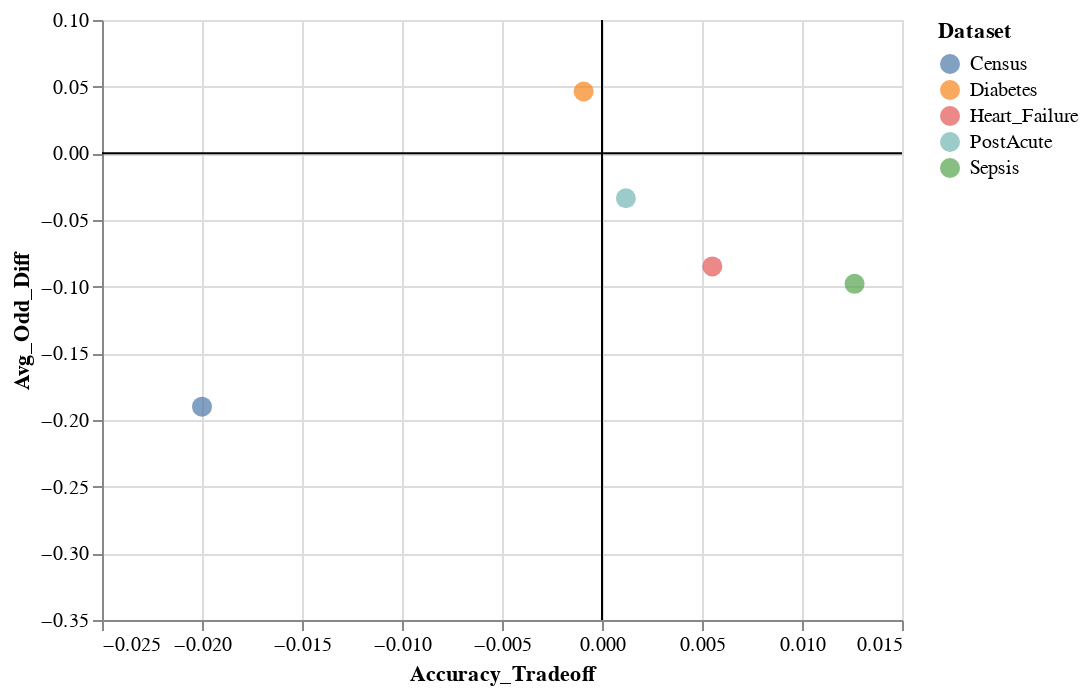

The code cell stored with this chart in its notebook:
### Code cell
import altair as alt
Avg_Odd = alt.Chart(reweight_graph_df).mark_circle(size = circle_size).encode(
    alt.X("Accuracy_Tradeoff",
        scale=x_scale
    ),
    alt.Y('Avg_Odd_Diff',
        scale=y_scale
    ),
    color = "Dataset"
)

line = alt.Chart(pd.DataFrame({'Avg_Odd_Diff': [0]})).mark_rule().encode(y='Avg_Odd_Diff')
line2 = alt.Chart(pd.DataFrame({'Accuracy_Tradeoff': [0]})).mark_rule().encode(x='Accuracy_Tradeoff')
Avg_Odd = Avg_Odd + line + line2
Avg_Odd

### Figure 1 — Vega-Lite specification as saved in the notebook (floating-point values rounded to 4 significant figures)
{"config": {"view": {"continuousWidth": 400, "continuousHeight": 300}}, "layer": [{"data": {"name": "data-83a0fd6b26dad24c33a5d012d6766a7f"}, "mark": {"type": "circle", "size": 100}, "encoding": {"color": {"type": "nominal", "field": "Dataset"}, "x": {"type": "quantitative", "field": "Accuracy_Tradeoff", "scale": {"domain": [-0.022, 0.012]}}, "y": {"type": "quantitative", "field": "Avg_Odd_Diff", "scale": {"domain": [-0.35, 0.06]}}}}, {"data": {"name": "data-d8b013c86371c5caf090b2faba9b4e26"}, "mark": "rule", "encoding": {"y": {"type": "quantitative", "field": "Avg_Odd_Diff"}}}, {"data": {"name": "data-b0ecc376719c7128cff837721978d59d"}, "mark": "rule", "encoding": {"x": {"type": "quantitative", "field": "Accuracy_Tradeoff"}}}], "$schema": "https://vega.github.io/schema/vega-lite/v4.8.1.json", "datasets": {"data-83a0fd6b26dad24c33a5d012d6766a7f": [{"Balanced_Accuracy": 0.5829, "Avg_Odd_Diff": -0.0848, "Disparate_Impact": 0.7939, "Stat_Parity_Diff": -0.09023, "Equal_Opp_Diff": -0.07243, "Theil_Index": 0.2638, "Dataset": "Heart_Failure", "Accuracy_Tradeoff": 0.005518}, {"Balanced_Accuracy": 0.6284, "Avg_Odd_Diff": 0.04636, "Disparate_Impact": 1.106, "Stat_Parity_Diff": 0.04844, "Equal_Opp_Diff": 0.05479, "Theil_Index": 0.2444, "Dataset": "Diabetes", "Accuracy_Tradeoff": -0.000918}, {"Balanced_Accuracy": 0.6981, "Avg_Odd_Diff": -0.03366, "Disparate_Impact": 0.8388, "Stat_Parity_Diff": -0.06357, "Equal_Opp_Diff": -0.005952, "Theil_Index": 0.07885, "Dataset": "PostAcute", "Accuracy_Tradeoff": 0.001195}, {"Balanced_Accuracy": 0.6585, "Avg_Odd_Diff": -0.09788, "Disparate_Impact": 0.8177, "Stat_Parity_Diff": -0.04869, "Equal_Opp_Diff": -0.1487, "Theil_Index": 0.06104, "Dataset": "Sepsis", "Accuracy_Tradeoff": 0.01263}, {"Balanced_Accuracy": null, "Avg_Odd_Diff": -0.19, "Disparate_Impact": 0.29, "Stat_Parity_Diff": -0.33, "Equal_Opp_Diff": -0.14, "Theil_Index": 0.08, "Dataset": "Census", "Accuracy_Tradeoff": -0.02}], "data-d8b013c86371c5caf090b2faba9b4e26": [{"Avg_Odd_Diff": 0}], "data-b0ecc376719c7128cff837721978d59d": [{"Accuracy_Tradeoff": 0}]}}
